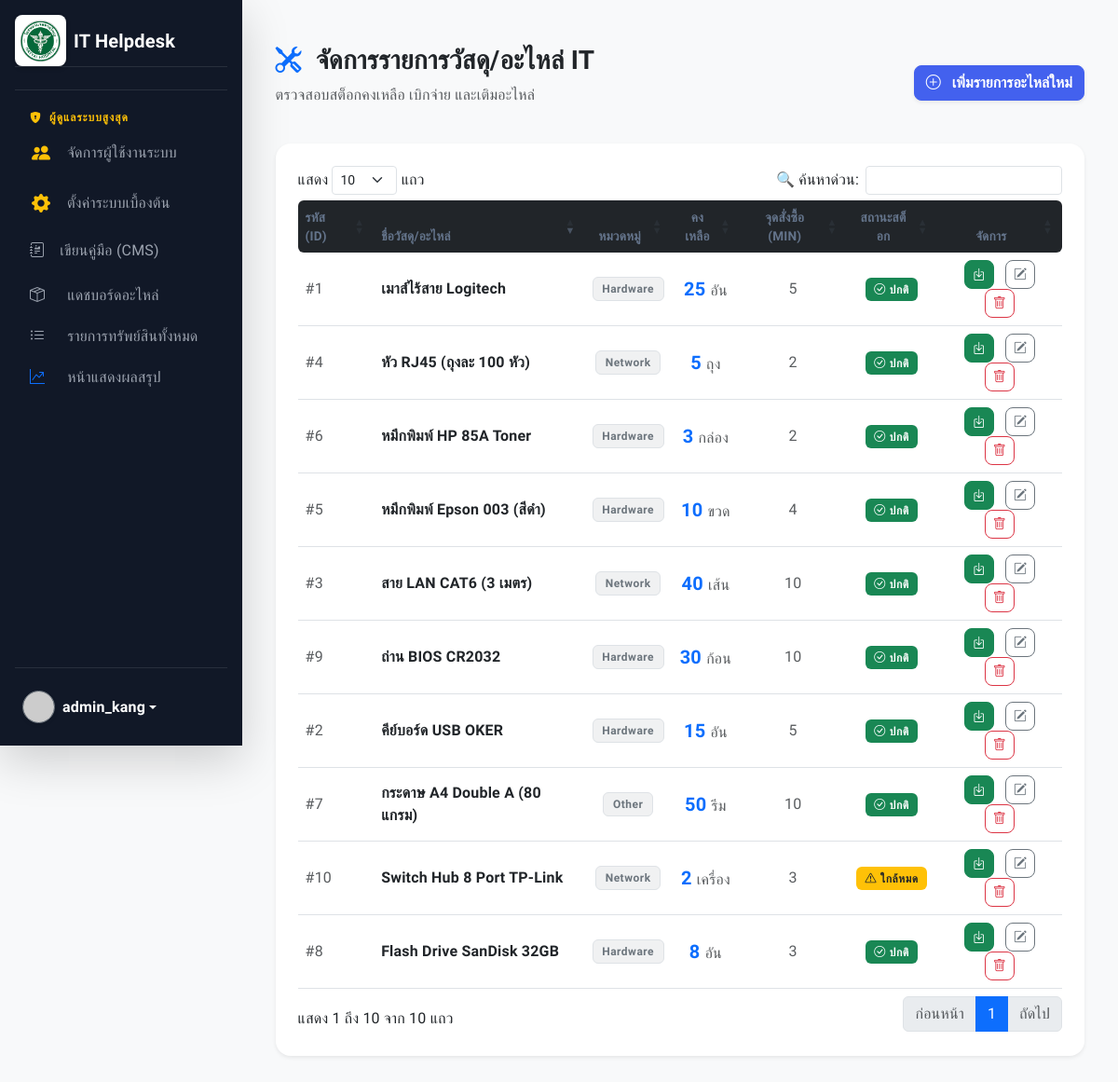
Page /modules/inventory/item.php (signed in) on the committed database.
### tables this page shows
CREATE TABLE `inventory` (
  `item_id` int(11) NOT NULL,
  `item_name` varchar(255) NOT NULL,
  `item_type` enum('Hardware','Software','Network','Other') DEFAULT 'Hardware',
  `stock_quantity` int(11) DEFAULT 0,
  `unit` varchar(50) DEFAULT 'ชิ้น',
  `min_threshold` int(11) DEFAULT 5,
  `updated_at` timestamp NOT NULL DEFAULT current_timestamp() ON UPDATE current_timestamp()
);

### modules/inventory/item.php (the view, shortened to what this page needs)
<?php
$db = new Database();
$conn = $db->connect();
$stmt = $conn->query("SELECT * FROM inventory ORDER BY item_name ASC");
$items = $stmt->fetchAll();
require_once '../../includes/header.php';
require_once '../../includes/sidebar.php';
?>
<div class="container-fluid py-4">
    <div class="d-flex justify-content-between align-items-center mb-4">
        <div>
            <h3 class="fw-bold text-dark"><i class="bi bi-tools text-primary me-2"></i> จัดการรายการวัสดุ/อะไหล่ IT</h3>
            <p class="text-muted">ตรวจสอบสต็อกคงเหลือ เบิกจ่าย และเติมอะไหล่</p>
        </div>
        <button class="btn btn-primary shadow-sm fw-bold" data-bs-toggle="modal" data-bs-target="#addModal">
            <i class="bi bi-plus-circle me-2"></i> เพิ่มรายการอะไหล่ใหม่
        </button>
    </div>
    <div class="card card-custom border-0 shadow-sm p-4">
        <div class="table-responsive">
            <table class="table table-hover align-middle w-100" id="inventoryTable">
                <thead class="table-dark">
                    <tr>
                        <th class="border-0 rounded-start">รหัส (ID)</th>
                        <th class="border-0">ชื่อวัสดุ/อะไหล่</th>
                        <th class="border-0 text-center">หมวดหมู่</th>
                        <th class="border-0 text-center">คงเหลือ</th>
                        <th class="border-0 text-center">จุดสั่งซื้อ (Min)</th>
                        <th class="border-0 text-center">สถานะสต็อก</th>
                        <th class="border-0 text-center rounded-end">จัดการ</th>
                    </tr>
                </thead>
                <tbody>
                    <?php foreach($items as $i): ?>
                    <tr>
                        <td class="text-muted">#<?php echo $i['item_id']; ?></td>
                        <td class="fw-bold"><?php echo htmlspecialchars($i['item_name']); ?></td>
                        <td class="text-center">
                            <span class="badge bg-secondary bg-opacity-10 text-secondary border">
                                <?php echo htmlspecialchars($i['item_type']); ?>
                            </span>
                        </td>
                        <td class="text-center fw-bold fs-5 text-primary">
                            <?php echo $i['stock_quantity']; ?> <span class="fs-6 text-muted fw-normal"><?php echo htmlspecialchars($i['unit']); ?></span>
                        </td>
                        <td class="text-center text-muted"><?php echo $i['min_threshold']; ?></td>
                        <td class="text-center">
                            <?php
                                if($i['stock_quantity'] <= 0) {
                                    echo '<span class="badge bg-danger pulse"><i class="bi bi-x-circle me-1"></i>ของหมด!</span>';
                                } elseif($i['stock_quantity'] <= $i['min_threshold']) {
                                    echo '<span class="badge bg-warning text-dark"><i class="bi bi-exclamation-triangle me-1"></i>ใกล้หมด</span>';
                                } else {
                                    echo '<span class="badge bg-success"><i class="bi bi-check-circle me-1"></i>ปกติ</span>';
                                }
                            ?>
                        </td>
                        <td class="text-center">
                            <button type="button" class="btn btn-sm btn-success mx-1"
                                data-bs-toggle="modal" data-bs-target="#restockModal"
                                data-id="<?php echo $i['item_id']; ?>"
                                data-name="<?php echo htmlspecialchars($i['item_name']); ?>"
                                data-unit="<?php echo htmlspecialchars($i['unit']); ?>"
                                title="เติมสต็อก">
                                <i class="bi bi-box-arrow-in-down"></i>
                            </button>
                            <button type="button" class="btn btn-sm btn-outline-secondary mx-1"
                                data-bs-toggle="modal" data-bs-target="#editModal"
                                data-id="<?php echo $i['item_id']; ?>"
                                data-name="<?php echo htmlspecialchars($i['item_name']); ?>"
                                data-type="<?php echo htmlspecialchars($i['item_type']); ?>"
                                data-qty="<?php echo $i['stock_quantity']; ?>"
                                data-unit="<?php echo htmlspecialchars($i['unit']); ?>"
                                data-min="<?php echo $i['min_threshold']; ?>"
                                title="แก้ไข">
                                <i class="bi bi-pencil-square"></i>
                            </button>
                            <form method="POST" class="d-inline" id="deleteForm_<?php echo $i['item_id']; ?>">
                                <button type="button" class="btn btn-sm btn-outline-danger" onclick="confirmDelete(<?php echo $i['item_id']; ?>)" title="ลบ">
                                    <i class="bi bi-trash"></i>
                                </button>
                            </form>
                        </td>
                    </tr>
                    <?php endforeach; ?>
                </tbody>
            </table>
        </div>
    </div>
</div>
<?php require_once '../../includes/footer.php'; ?>

### assets/css/style.css (style rules this page uses)
:root { --primary-color: #4361ee; --secondary-color: #3f37c9; --success-color: #4cc9f0; --danger-color: #f72585; --bg-color: #f8f9fa; --sidebar-bg: #111827; --sidebar-hover: #1f2937; --text-main: #334155; --card-shadow: 0 10px 15px -3px rgba(0, 0, 0, 0.05), 0 4px 6px -2px rgba(0, 0, 0, 0.025); }
body { font-family: 'Sarabun', sans-serif; background-color: var(--bg-color); color: var(--text-main); letter-spacing: 0.2px; }
.card-custom { border: none; border-radius: 16px; box-shadow: var(--card-shadow); transition: transform 0.3s cubic-bezier(0.4, 0, 0.2, 1), box-shadow 0.3s cubic-bezier(0.4, 0, 0.2, 1); background: #ffffff; }
.btn { border-radius: 8px; font-weight: 500; transition: all 0.2s ease; }
.btn-primary { background-color: var(--primary-color); border-color: var(--primary-color); }
.badge { padding: 0.5em 0.8em; font-weight: 600; border-radius: 6px; letter-spacing: 0.5px; }
table.dataTable > thead > tr > th { border-bottom: 2px solid #e2e8f0; text-transform: uppercase; font-size: 0.85rem; color: #64748b; }

### includes/header.php (style rules this page uses)
html, body { height: 100%; }

### rows in the picture
inventory: item_id "8", item_name "Flash Drive SanDisk 32GB", item_type "Hardware", stock_quantity "8", unit "อัน", min_threshold "3", shows "ปกติ"
inventory: item_id "10", item_name "Switch Hub 8 Port TP-Link", item_type "Network", stock_quantity "2", unit "เครื่อง", min_threshold "3", shows "ใกล้หมด"
inventory: item_id "7", item_name "กระดาษ A4 Double A (80 แกรม)", item_type "Other", stock_quantity "50", unit "รีม", min_threshold "10", shows "ปกติ"
inventory: item_id "2", item_name "คีย์บอร์ด USB OKER", item_type "Hardware", stock_quantity "15", unit "อัน", min_threshold "5", shows "ปกติ"
inventory: item_id "9", item_name "ถ่าน BIOS CR2032", item_type "Hardware", stock_quantity "30", unit "ก้อน", min_threshold "10", shows "ปกติ"
inventory: item_id "3", item_name "สาย LAN CAT6 (3 เมตร)", item_type "Network", stock_quantity "40", unit "เส้น", min_threshold "10", shows "ปกติ"
inventory: item_id "5", item_name "หมึกพิมพ์ Epson 003 (สีดำ)", item_type "Hardware", stock_quantity "10", unit "ขวด", min_threshold "4", shows "ปกติ"
inventory: item_id "6", item_name "หมึกพิมพ์ HP 85A Toner", item_type "Hardware", stock_quantity "3", unit "กล่อง", min_threshold "2", shows "ปกติ"
inventory: item_id "4", item_name "หัว RJ45 (ถุงละ 100 หัว)", item_type "Network", stock_quantity "5", unit "ถุง", min_threshold "2", shows "ปกติ"
inventory: item_id "1", item_name "เมาส์ไร้สาย Logitech", item_type "Hardware", stock_quantity "25", unit "อัน", min_threshold "5", shows "ปกติ"

### other values in the picture
$_SESSION['username'] "admin_kang"
